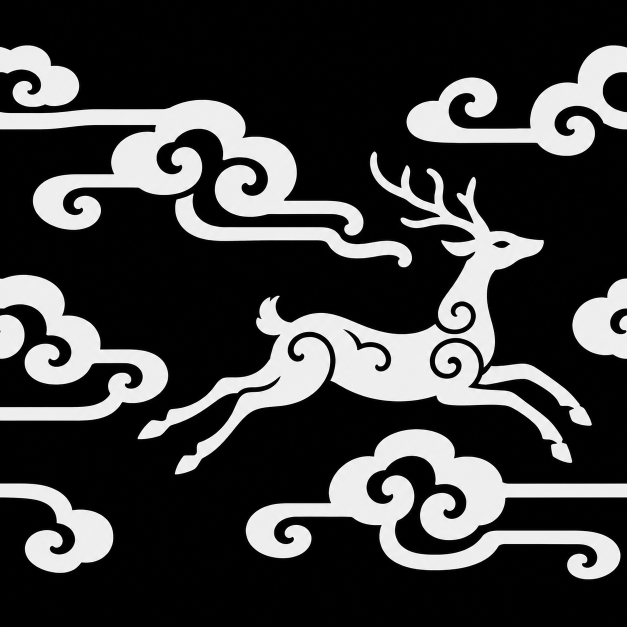
#> input picture production/jinshi-scene-v2/原图/brocade-motif.png, 1254 x 1254 px, given in place of street-ground.png, which was not available (shown at 1/2 size)
$ python process.py
#> lines starting #> are read from the running program, lines starting #| are printed output that depends on the picture; pictures that were not available may be replaced by others from this repository, and a replacement may not be noted
"""Turns the generated Jinshi scene art (production/jinshi-scene-v2/原图) into runtime textures.

  python3 tools/jinshi-scene/process.py

Writes WebP files to packages/game-client/src/assets/jinshi/ and the sign atlas layout to
packages/game-client/src/jinshi-signs.ts. Needs Pillow and NumPy.
"""
import json
from pathlib import Path

import numpy as np
from PIL import Image

ROOT = Path(__file__).resolve().parents[2]
SRC = ROOT / 'production/jinshi-scene-v2/原图'
OUT = ROOT / 'packages/game-client/src/assets/jinshi'


def load(name):
#> called with name = 'street-ground'
    return np.asarray(Image.open(SRC / f'{name}.png').convert('RGB')).astype(np.float32)


def save(array, name, lossless=False):
    mode = 'RGBA' if array.shape[2] == 4 else 'RGB'
    image = Image.fromarray(np.clip(array, 0, 255).astype(np.uint8), mode)
    image.save(OUT / f'{name}.webp', 'WEBP', quality=88, lossless=lossless, method=6)
    print(f'{name}.webp {image.size} {(OUT / f"{name}.webp").stat().st_size // 1024} KB')


def resize(array, w, h):
    channels = 'RGBA' if array.shape[2] == 4 else 'RGB'
    return np.asarray(Image.fromarray(np.clip(array, 0, 255).astype(np.uint8), channels).resize((w, h), Image.LANCZOS)).astype(np.float32)


def wrap(array, feather=.25, axes=(0, 1)):
    """Make edges tile: blend with a copy rolled by half, using the rolled copy near the edges."""
    out = array
    for axis in axes:
        n = out.shape[axis]
        t = np.abs(np.arange(n) - (n - 1) / 2) / (n / 2)  # 0 centre → 1 edge
        weight = np.clip((t - (1 - 2 * feather)) / (2 * feather), 0, 1)
        weight = weight * weight * (3 - 2 * weight)
        shape = [1, 1, 1]
        shape[axis] = n
        weight = weight.reshape(shape)
        out = out * (1 - weight) + np.roll(out, n // 2, axis=axis) * weight
    return out


def grade(array, saturation=1., brightness=1., tint=(1, 1, 1)):
#> called with saturation = 0.72, brightness = 0.9, tint = (1, 0.97, 0.93)
    grey = array[..., :3].mean(2, keepdims=True)
    rgb = (grey + (array[..., :3] - grey) * saturation) * brightness * np.array(tint, np.float32)
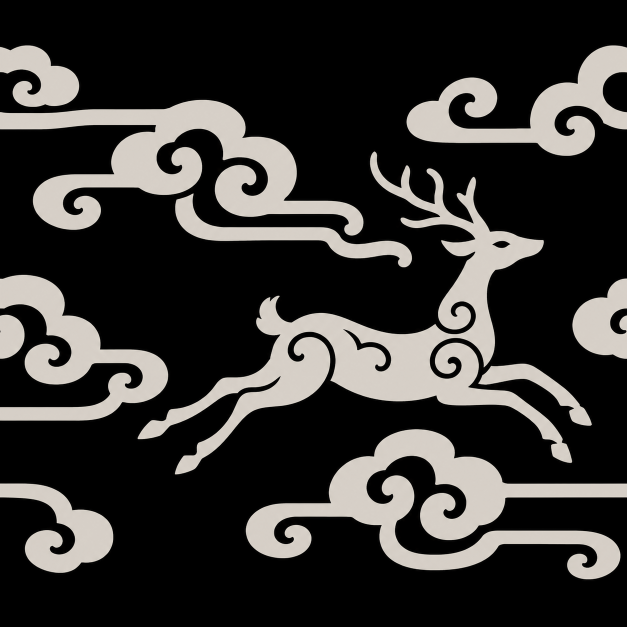
#> rgb: shape (1254, 1254, 3) float32 (shown at 1/2 size); mean R, G, B 55.4, 53.6, 51.4
    return np.concatenate([rgb, array[..., 3:]], 2)


# Ground: rammed earth, a little less orange; brick ring darker and greyer than the silk stage.
save(resize(wrap(grade(load('street-ground'), .72, .9, (1, .97, .93))), 1024, 1024), 'ground-earth-v2')
#> the loop in wrap, `for axis in axes:` made 2 passes
#> n on passes 1 to 2: 1254, 1254
#> pass 1, in wrap, `out = out * (1 - weight) + np.roll(out, n // 2, axis=axis) * weight`:
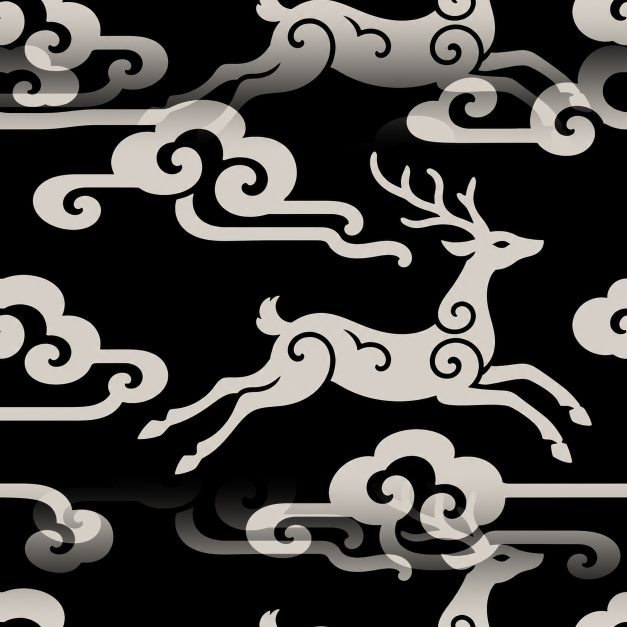
#> out: shape (1254, 1254, 3) float64 (shown at 1/2 size); mean of channels 0, 1, 2 66.7, 64.6, 61.9; drawn as R, G, B
#> pass 2, in wrap, `out = out * (1 - weight) + np.roll(out, n // 2, axis=axis) * weight`:
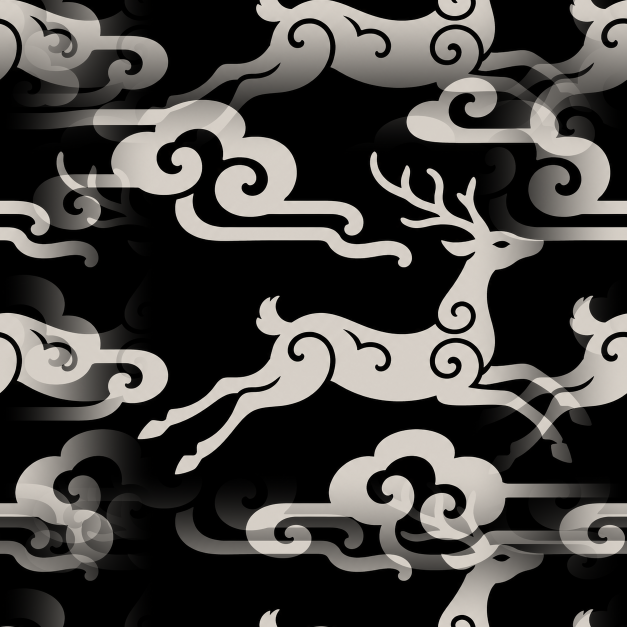
#> out: shape (1254, 1254, 3) float64 (shown at 1/2 size); mean of channels 0, 1, 2 68.2, 66.1, 63.3; drawn as R, G, B
#> in resize, `channels = 'RGBA' if array.shape[2] == 4 else 'RGB'`: channels = 'RGB'
#> in resize, `return np.asarray(Image.fromarray(np.clip(array, 0, 255).astype(np.uin..`:
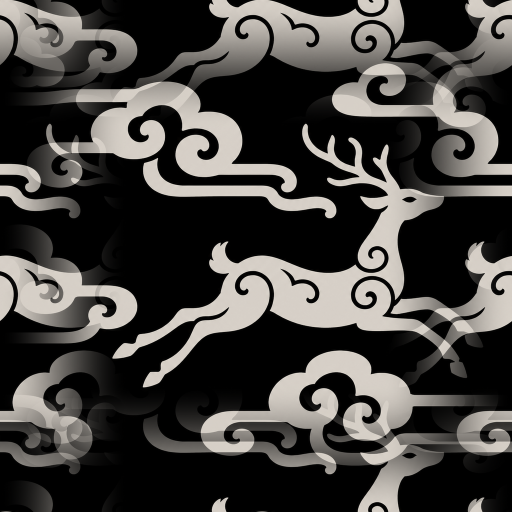
#> returned value: shape (1024, 1024, 3) float32 (shown at 1/2 size); mean of channels 0, 1, 2 67.9, 65.8, 63.1; drawn as R, G, B
#> (the run stopped early here; a loop or call above may not have finished)
